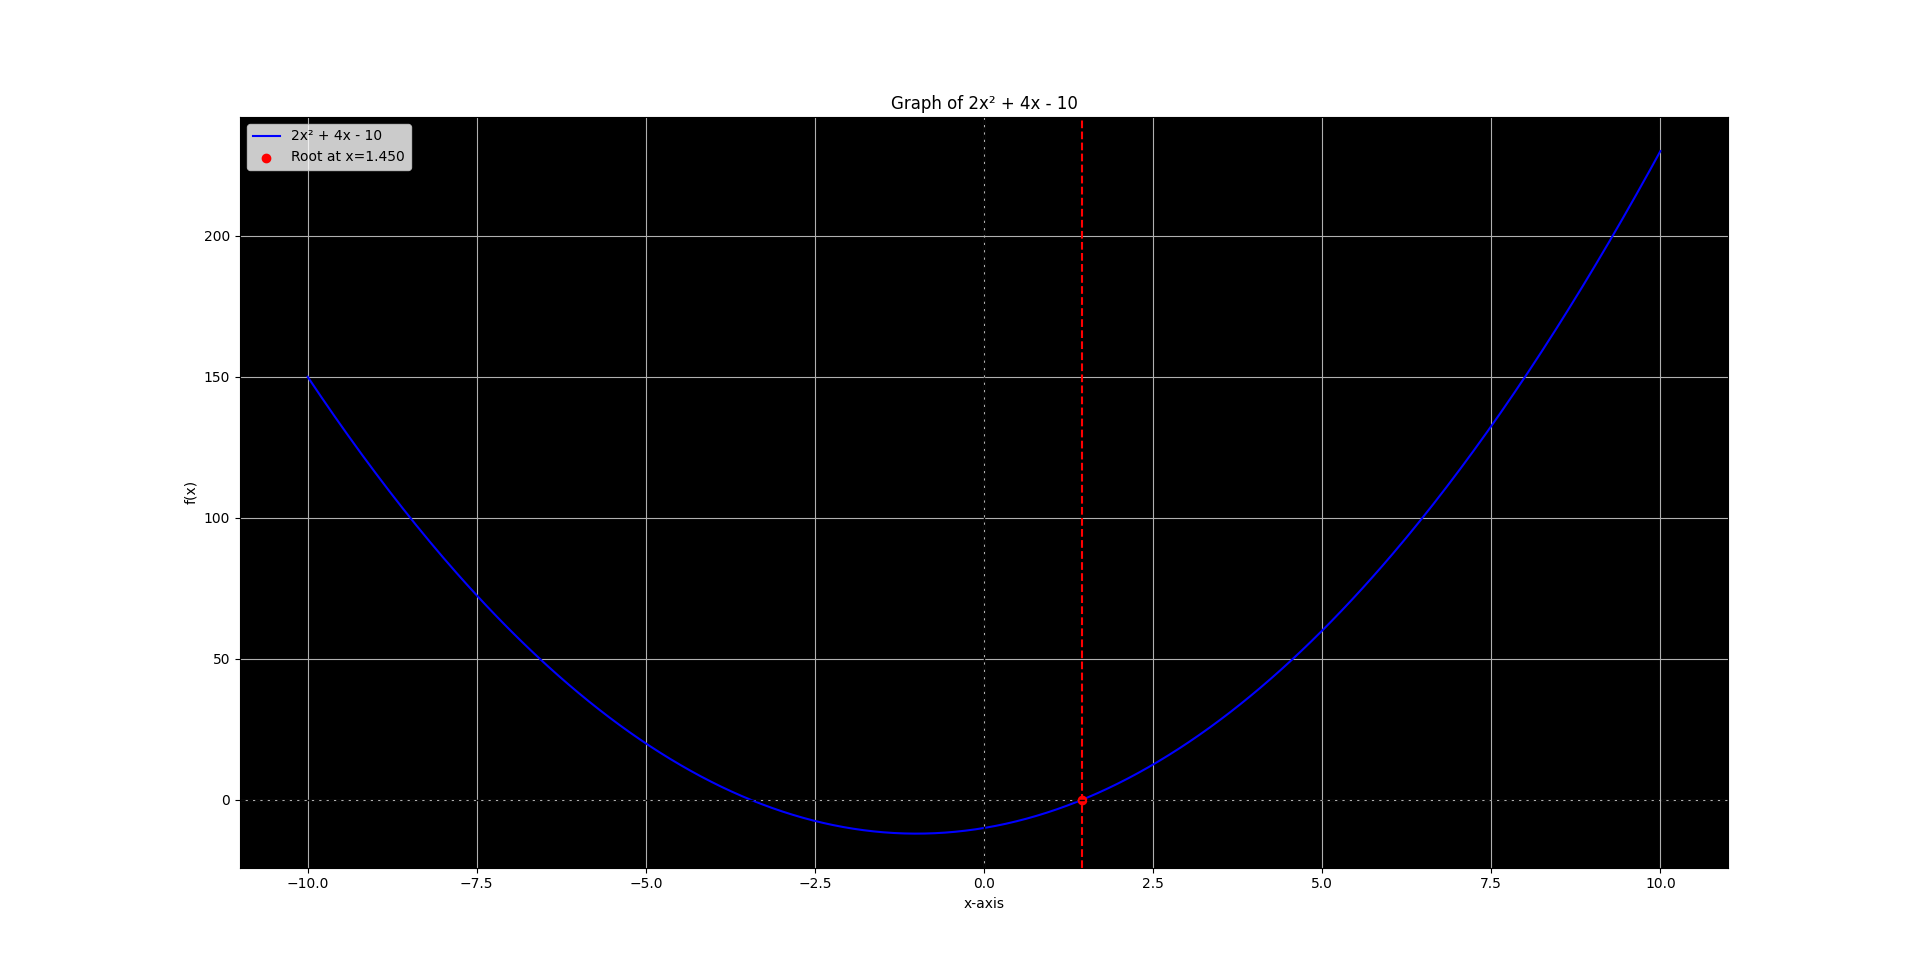

Source code (Python):
import numpy as np
import matplotlib.pyplot as plt

class SecantMethod:
    def __init__(self, x0, x1, tol=1e-2, max_iter=100):
        self.x0 = x0
        self.x1 = x1
        self.tol = tol
        self.max_iter = max_iter

    def f(self, x):
        return 2*x*x + 4*x - 10  

    def calculate(self):
        for i in range(self.max_iter):
            f_x0 = self.f(self.x0)
            f_x1 = self.f(self.x1)

            if abs(f_x1 - f_x0) < 1e-6:  
                print("Secant method failed: Division by zero")
                return None

            
            x2 = self.x1 - (f_x1 * (self.x1 - self.x0)) / (f_x1 - f_x0)


            if abs(x2 - self.x1) < self.tol:
                return x2

            self.x0 = self.x1
            self.x1 = x2

        print("Max iterations reached. No root found.")
        return None



secant = SecantMethod(x0=1, x1=2)  
root = secant.calculate()

if root is not None:
    print(f"Root found: {root:.5f}")
else:
    print("Root not found.")
    
# graph
x = np.linspace(-10, 10,400)
y =secant.f(x)
plt.figure(figsize=(10,6))
plt.plot(x, y, label="2x² + 4x - 10", color="blue")
if x is not None:
    plt.scatter(root, secant.f(root),color="red",zorder=2,label=f"Root at x={root:.3f}")
    plt.axvline(root,color="red",linestyle="--")

plt.axhline(0, color="black",linestyle="--",linewidth=1)
plt.axvline(0, color="black",linestyle="--",linewidth=1)
plt.xlabel("x-axis")
plt.ylabel("f(x)")
plt.title("Graph of 2x² + 4x - 10")
plt.legend()
plt.gca().set_facecolor("black")
plt.grid()

plt.show()
